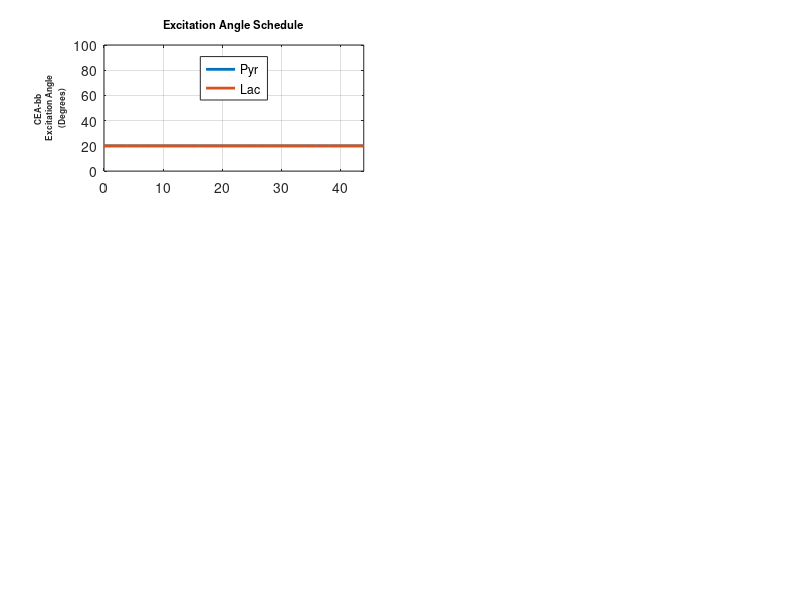

Recreate this plot in MATLAB. (Note: this script raises an error after producing the figure.)
% GenMxyFigPub Generates the figure for the show Mxy figure
% Author: Chris Walker
% Date: 8/6/2018

clear all
close all
clc

load('tmpShowMxyPub.mat')

%% Show Flip angles
figure('Units','inches','Position',[3,1,6.5,6.5])
font_size = 8;
titleStrings = {'Magnetization Evolution'};
y_labels = {'CEA-bb','VEA-const','VEA-max'};
subplot_labels = {'a)','b)','c)','d)','e)','f)'};
x_axis = (1:N)*TR-TR;
%% Display Flip Angle Schedules
for i = 1:numel(FAType)
    subplot(numel(FAType),2,2*i-1)
    plot(x_axis,save_flip_angles{i}*180/pi,'LineWidth',2)
    ylabel(sprintf('%s\n Excitation Angle\n (Degrees)',y_labels{i}),...
        'FontSize',6,'FontWeight','bold')
    ylim([0,100]),xlim([0,44]),grid('on')
    if i == 1
        title('Excitation Angle Schedule','FontSize',font_size,'FontWeight','bold')
        tmpLegend = legend('Pyr','Lac','location','north');
        tmpLegend.FontSize = font_size;
    end
    xlabel(' Time (sec) ','FontSize',font_size,'FontWeight','bold')
    set(gca,'FontSize',font_size,'FontWeight','bold','Units','inches')
    % set(gca,'Position',[1.8,3.5-(i-1)*1,0.9,0.8])
    text(-1,110,subplot_labels{i},'FontSize',font_size,'FontWeight','bold')
    subplot(numel(FAType),2,2*i)
    plot(x_axis,save_Mz{i}(1,:),'--b',x_axis,save_Mxy{i}(1,:),'-b',...
        x_axis,save_Mz{i}(2,:),'--r',x_axis,save_Mxy{i}(2,:),'-r',...
        x_axis,sum(save_Mxy{i}),'k','LineWidth',2)
    if (i == 2)
        tmpLegend = legend('Pyr Mz','Pyr Mxy','Lac Mz','Lac Mxy','Total Mxy','location','northeast');
        tmpLegend.FontSize = font_size;
        tmpLegend.FontWeight = 'bold';
        set(tmpLegend,'position',[0.757,0.49,0.1474,0.1298])
    end
    ylim([0,0.01]),xlim([0,44]),grid('on')
    set(gca,'FontSize',font_size,'FontWeight','bold','Units','inches')
    ylabel('Magnetization (arb)',...
        'FontSize',font_size,'FontWeight','bold')
    if (i == 1)
        title(titleStrings,'FontSize',font_size,'FontWeight','bold')
    end
    xlabel(' Time (sec) ','FontSize',font_size,'FontWeight','bold')
    text(-1,.011,subplot_labels{i+3},'FontSize',font_size,'FontWeight','bold')
end
% %% Display Magnetizations
% for j = 1:numel(FAType)
%     tmp_ax(i) = subplot(numel(FAType),5,5*i-4+j+1);
%     plot(x_axis,save_Mz{i,j}(1,:),'--b',x_axis,save_Mxy{i,j}(1,:),'-b',...
%         x_axis,save_Mz{i,j}(2,:),'--r',x_axis,save_Mxy{i,j}(2,:),'-r',...
%         x_axis,sum(save_Mxy{i,j}),':k','LineWidth',2)
%     if (j == 2 && i == 1)
%         tmpLegend = legend('Pyr Mz','Pyr Mxy','Lac Mz','Lac Mxy','Total Mxy','location','northeast');
%         tmpLegend.FontSize = font_size;
%         tmpLegend.FontWeight = 'bold';
%         set(tmpLegend,'units','inches','position',[5.45,3.6275,0.6,0.65])
%     end
%     if (j == 3 && i == 1)
%         set(get(gca,'Children'),'Visible','off');
%         set(gca,'Visible','off')
%     end
%     ylim([0,0.01]),xlim([0,25]),grid('on')
%     set(gca,'FontSize',font_size,'FontWeight','bold','Units','inches')
%     if (j==1)
%         ylabel('Magnetization (arb)',...
%             'FontSize',font_size,'FontWeight','bold')
%     else
%         set(gca,'YTickLabel',[])
%     end
%     if (i == 1 && any(j == [1,2])) || (i == 2 && j == 3)
%         title(titleStrings{j},'FontSize',font_size,'FontWeight','bold')
%     end
%     if i == numel(FAType)
%         xlabel(' Excitation  # ','FontSize',font_size,'FontWeight','bold')
%     else
%         set(gca,'XTickLabel',[])
%     end
%     if i == 2 && j == 3
%         text(-2,.01275,subplot_labels{i,j+2},'FontSize',font_size,'FontWeight','bold')
%     else
%         text(-1,.011,subplot_labels{i,j+2},'FontSize',font_size,'FontWeight','bold')
%     end
% end
% for i = 1:numel(FAType)
%     for j = 1:numel(perffused)
%         set(tmp_ax(i,j),'Position',[2.3+(1*j),3.5-(i-1)*1,0.9,0.8])
%     end
% end
%     
%     
%     
